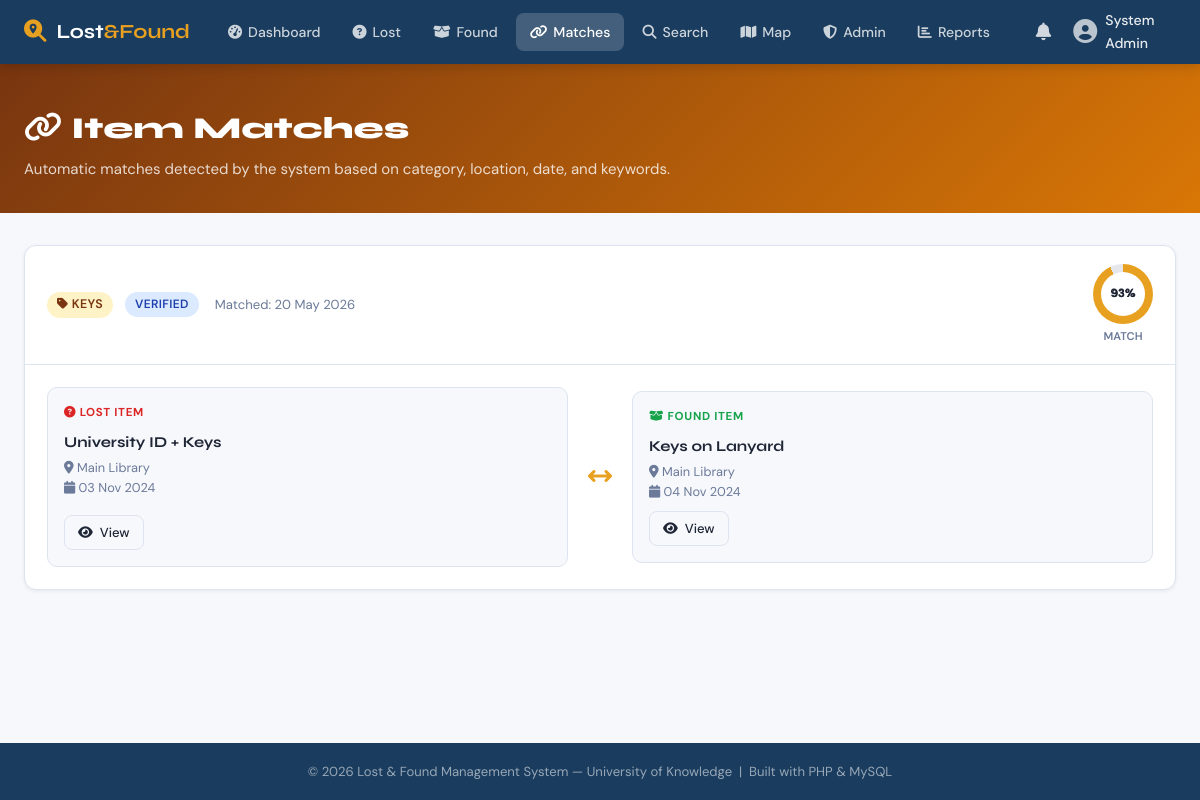
Screenshot of /matches.php (signed in) with the database file from the repository.
### tables this page shows
CREATE TABLE IF NOT EXISTS matches (
    match_id        INT UNSIGNED AUTO_INCREMENT PRIMARY KEY,
    lost_item_id    INT UNSIGNED NOT NULL,
    found_item_id   INT UNSIGNED NOT NULL,
    score           DECIMAL(5,2) DEFAULT 0.00,    
    status          ENUM('pending','verified','rejected') DEFAULT 'pending',
    matched_at      DATETIME DEFAULT CURRENT_TIMESTAMP,
    verified_by     INT UNSIGNED DEFAULT NULL,
    CONSTRAINT fk_match_lost    FOREIGN KEY (lost_item_id)  REFERENCES lost_items(item_id)  ON DELETE CASCADE,
    CONSTRAINT fk_match_found   FOREIGN KEY (found_item_id) REFERENCES found_items(item_id) ON DELETE CASCADE,
    CONSTRAINT fk_match_admin   FOREIGN KEY (verified_by)   REFERENCES users(user_id)       ON DELETE SET NULL
);

CREATE TABLE IF NOT EXISTS categories (
    category_id  INT UNSIGNED AUTO_INCREMENT PRIMARY KEY,
    name         VARCHAR(80) NOT NULL UNIQUE,
    icon         VARCHAR(50) DEFAULT 'tag'
);

CREATE TABLE IF NOT EXISTS lost_items (
    item_id        INT UNSIGNED AUTO_INCREMENT PRIMARY KEY,
    user_id        INT UNSIGNED NOT NULL,
    category_id    INT UNSIGNED NOT NULL,
    location_id    INT UNSIGNED NOT NULL,
    name           VARCHAR(150) NOT NULL,
    description    TEXT,
    date_lost      DATE NOT NULL,
    image_path     VARCHAR(255) DEFAULT NULL,
    status         ENUM('open','matched','claimed','closed') DEFAULT 'open',
    created_at     DATETIME DEFAULT CURRENT_TIMESTAMP,
    updated_at     DATETIME DEFAULT CURRENT_TIMESTAMP ON UPDATE CURRENT_TIMESTAMP,
    CONSTRAINT fk_lost_user     FOREIGN KEY (user_id)     REFERENCES users(user_id)     ON DELETE CASCADE,
    CONSTRAINT fk_lost_cat      FOREIGN KEY (category_id) REFERENCES categories(category_id),
    CONSTRAINT fk_lost_loc      FOREIGN KEY (location_id) REFERENCES locations(location_id)
);

CREATE TABLE IF NOT EXISTS locations (
    location_id  INT UNSIGNED AUTO_INCREMENT PRIMARY KEY,
    building     VARCHAR(100) NOT NULL,
    room         VARCHAR(50),
    description  VARCHAR(255),
    latitude     DECIMAL(10,8),
    longitude    DECIMAL(11,8),
    created_at   DATETIME DEFAULT CURRENT_TIMESTAMP
);

CREATE TABLE IF NOT EXISTS found_items (
    item_id        INT UNSIGNED AUTO_INCREMENT PRIMARY KEY,
    user_id        INT UNSIGNED NOT NULL,
    category_id    INT UNSIGNED NOT NULL,
    location_id    INT UNSIGNED NOT NULL,
    name           VARCHAR(150) NOT NULL,
    description    TEXT,
    date_found     DATE NOT NULL,
    image_path     VARCHAR(255) DEFAULT NULL,
    status         ENUM('open','matched','claimed','closed') DEFAULT 'open',
    created_at     DATETIME DEFAULT CURRENT_TIMESTAMP,
    updated_at     DATETIME DEFAULT CURRENT_TIMESTAMP ON UPDATE CURRENT_TIMESTAMP,
    CONSTRAINT fk_found_user    FOREIGN KEY (user_id)     REFERENCES users(user_id)     ON DELETE CASCADE,
    CONSTRAINT fk_found_cat     FOREIGN KEY (category_id) REFERENCES categories(category_id),
    CONSTRAINT fk_found_loc     FOREIGN KEY (location_id) REFERENCES locations(location_id)
);

### matches.php (the view, shortened to what this page needs)
<?php
require_once __DIR__ . '/includes/functions.php';
$matches = isAdmin() ? getMatches() : getMatches(currentUserId());
?>
<?php require __DIR__ . '/includes/header.php'; ?>
<div class="page-header" style="background:linear-gradient(135deg,#78350f 0%,#d97706 100%);">
  <div class="container">
    <h1><i class="fa fa-link"></i> Item Matches</h1>
    <p>Automatic matches detected by the system based on category, location, date, and keywords.</p>
  </div>
</div>
<div class="page-body">
<div class="container">
<?php if ($matches): ?>
<div style="display:flex;flex-direction:column;gap:20px;">
  <?php foreach ($matches as $m): ?>
  <div class="card">
    <div class="card-header">
      <div style="display:flex;align-items:center;gap:12px;flex-wrap:wrap;">
        <span class="badge" style="background:#fef3c7;color:#78350f;font-size:.78rem;">
          <i class="fa fa-tag"></i> &nbsp;<?= sanitize($m['category']) ?>
        </span>
        <?= statusBadge($m['status']) ?>
        <span style="font-size:.82rem;color:var(--text-muted);margin-left:4px;">
          Matched: <?= date('d M Y', strtotime($m['matched_at'])) ?>
        </span>
      </div>
      <div class="match-score">
        <div class="score-ring" data-score="<?= round($m['score']) ?>" style="--pct:<?= round($m['score']) ?>%">
          <span style="position:absolute;font-weight:700;font-size:.68rem;z-index:1"><?= round($m['score']) ?>%</span>
        </div>
        <span class="score-label">Match</span>
      </div>
    </div>
    <div class="card-body">
      <div style="display:grid;grid-template-columns:1fr auto 1fr;gap:20px;align-items:center;">
        <div style="background:var(--surface);border-radius:10px;padding:16px;border:1px solid var(--border);">
          <div style="font-size:.72rem;font-weight:700;text-transform:uppercase;letter-spacing:.06em;color:var(--danger);margin-bottom:8px;">
            <i class="fa fa-circle-question"></i> LOST ITEM
          </div>
          <div style="font-weight:700;font-family:var(--font-display);"><?= sanitize($m['lost_name']) ?></div>
          <div style="font-size:.8rem;color:var(--text-muted);margin-top:4px;">
            <i class="fa fa-location-dot"></i> <?= sanitize($m['lost_loc']) ?><br>
            <i class="fa fa-calendar"></i> <?= date('d M Y', strtotime($m['date_lost'])) ?>
          </div>
          <a href="<?= SITE_URL ?>/item-detail.php?type=lost&id=<?= $m['lost_item_id'] ?>" class="btn btn-outline btn-sm mt-2">
            <i class="fa fa-eye"></i> View
          </a>
        </div>
        <div style="text-align:center;color:var(--accent);font-size:1.5rem;">
          <i class="fa fa-arrows-left-right"></i>
        </div>
        <div style="background:var(--surface);border-radius:10px;padding:16px;border:1px solid var(--border);">
          <div style="font-size:.72rem;font-weight:700;text-transform:uppercase;letter-spacing:.06em;color:var(--success);margin-bottom:8px;">
            <i class="fa fa-box-open"></i> FOUND ITEM
          </div>
          <div style="font-weight:700;font-family:var(--font-display);"><?= sanitize($m['found_name']) ?></div>
          <div style="font-size:.8rem;color:var(--text-muted);margin-top:4px;">
            <i class="fa fa-location-dot"></i> <?= sanitize($m['found_loc']) ?><br>
            <i class="fa fa-calendar"></i> <?= date('d M Y', strtotime($m['date_found'])) ?>
          </div>
          <div style="display:flex;gap:8px;margin-top:8px;flex-wrap:wrap;">
            <a href="<?= SITE_URL ?>/item-detail.php?type=found&id=<?= $m['found_item_id'] ?>" class="btn btn-outline btn-sm">
              <i class="fa fa-eye"></i> View
            </a>
          </div>
        </div>
      </div>
    </div>
  </div>
  <?php endforeach; ?>
</div>
<?php endif; ?>
</div>
</div>
<?php require __DIR__ . '/includes/footer.php'; ?>

### includes/functions.php (shortened to what this page needs)
<?php
function getMatches(int $userId = 0): array {
    $db  = getDB();
    $sql = "SELECT m.*,
                   li.name AS lost_name,  li.image_path AS lost_image,  li.date_lost,  li.user_id AS lost_user_id,
                   fi.name AS found_name, fi.image_path AS found_image, fi.date_found, fi.user_id AS found_user_id,
                   cl.building AS lost_loc,  cf.building AS found_loc,
                   cat.name AS category
            FROM matches m
            JOIN lost_items  li  ON m.lost_item_id  = li.item_id
            JOIN found_items fi  ON m.found_item_id = fi.item_id
            JOIN locations   cl  ON li.location_id  = cl.location_id
            JOIN locations   cf  ON fi.location_id  = cf.location_id
            JOIN categories  cat ON li.category_id  = cat.category_id
            WHERE 1=1";
    $params = [];
    $sql .= " ORDER BY m.matched_at DESC";
    $s = $db->prepare($sql);
    $s->execute($params);
    return $s->fetchAll();
}
function sanitize(string $s): string {
    return htmlspecialchars(trim($s), ENT_QUOTES, 'UTF-8');
}
function statusBadge(string $status): string {
    $map = [
        'open'    => 'badge-open',
        'matched' => 'badge-matched',
        'claimed' => 'badge-claimed',
        'closed'  => 'badge-closed',
        'pending' => 'badge-pending',
        'approved'=> 'badge-approved',
        'rejected'=> 'badge-rejected',
        'verified'=> 'badge-verified',
    ];
    $cls = $map[$status] ?? 'badge-open';
    return "<span class=\"badge {$cls}\">" . ucfirst($status) . "</span>";
}

### assets/css/main.css (style rules this page uses)
:root { --primary: #1a3c5e; --primary-lt: #2461a0; --accent: #e8a020; --accent-dk: #c4870a; --surface: #f7f8fc; --card: #ffffff; --border: #dde3ef; --text: #1e2535; --text-muted: #6b7a99; --success: #16a34a; --danger: #dc2626; --warning: #d97706; --info: #0284c7; --radius: 12px; --shadow-sm: 0 1px 4px rgba(0,0,0,.07); --shadow-md: 0 4px 16px rgba(0,0,0,.10); --shadow-lg: 0 8px 32px rgba(0,0,0,.14); --font-display: 'Syne', sans-serif; --font-body: 'DM Sans', sans-serif; --nav-h: 64px; }
*, *::before, *::after { box-sizing: border-box; margin: 0; padding: 0; }
html { scroll-behavior: smooth; }
body { font-family: var(--font-body); background: var(--surface); color: var(--text); font-size: 15px; line-height: 1.6; min-height: 100vh; display: flex; flex-direction: column; }
a { color: var(--primary-lt); text-decoration: none; }
.container { max-width: 1200px; margin: 0 auto; padding: 0 24px; }
.page-header { background: linear-gradient(135deg, var(--primary) 0%, var(--primary-lt) 100%); color: #fff; padding: 40px 0 32px; }
.page-header h1 { font-family: var(--font-display); font-size: 1.9rem; font-weight: 800; }
.page-header p { opacity: .8; margin-top: 4px; }
.page-body { padding: 32px 0 48px; }
.card { background: var(--card); border: 1px solid var(--border); border-radius: var(--radius); box-shadow: var(--shadow-sm); }
.card-header { padding: 18px 22px; border-bottom: 1px solid var(--border); display: flex; align-items: center; justify-content: space-between; }
.card-body { padding: 22px; }
.badge { display: inline-flex; align-items: center; padding: 3px 10px; border-radius: 99px; font-size: .75rem; font-weight: 600; text-transform: uppercase; letter-spacing: .03em; }
.badge-verified { background: #dbeafe; color: #1e40af; }
.btn { display: inline-flex; align-items: center; gap: 7px; padding: 9px 20px; border-radius: 8px; font-family: var(--font-body); font-size: .9rem; font-weight: 500; border: none; cursor: pointer; transition: all .15s; text-decoration: none; white-space: nowrap; }
.btn-outline { background: transparent; border: 1px solid var(--border); color: var(--text); }
.btn-sm { padding: 6px 13px; font-size: .82rem; }
.match-score { display: flex; flex-direction: column; align-items: center; justify-content: center; gap: 4px; }
.score-ring { width: 60px; height: 60px; border-radius: 50%; background: conic-gradient(var(--accent) var(--pct, 0%), #e5e7eb var(--pct, 0%)); display: flex; align-items: center; justify-content: center; position: relative; }
.score-ring::after { content: attr(data-score) '%'; position: absolute; font-weight: 700; font-size: .75rem; background: #fff; border-radius: 50%; width: 44px; height: 44px; display: flex; align-items: center; justify-content: center; }
.score-label { font-size: .7rem; color: var(--text-muted); font-weight: 600; text-transform: uppercase; }
.mt-2 { margin-top: 16px; }

### rows the page displays
matches: categories.name "KEYS", status "VERIFIED", matched_at "20 May 2026", score "93", lost_item.name "University ID + Keys", locations.building "Main Library", lost_item.date_lost "03 Nov 2024", found_item.name "Keys on Lanyard", found_item.date_found "04 Nov 2024"

### other values shown
$_SESSION['full_name'] "System Admin"
